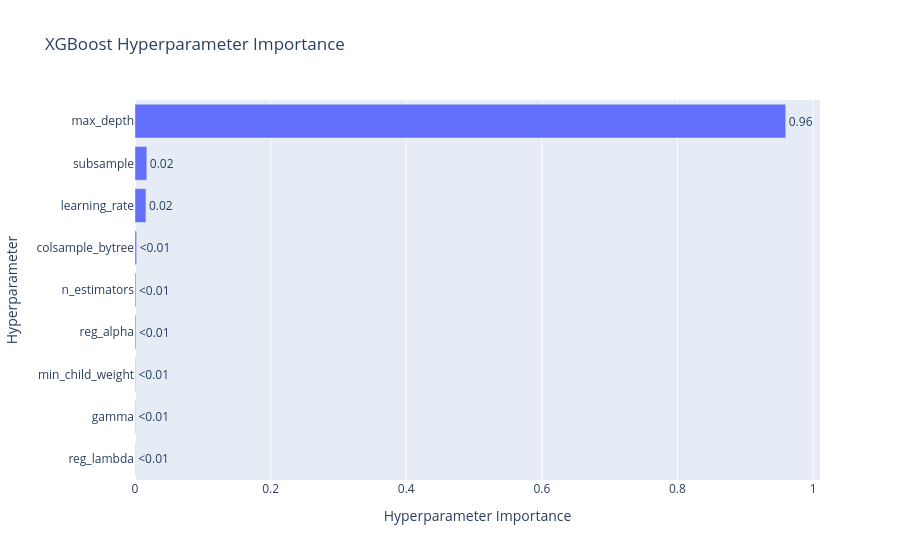

Write notebook code for a chart like this one.
### Code cell
# XGBoost Parameter Importance
fig_xgb_importance = plot_param_importances(study_xgb)
fig_xgb_importance.update_layout(title="XGBoost Hyperparameter Importance")
fig_xgb_importance.show()

### Figure 1 — Plotly figure (JSON) as saved in the notebook; plotly's stock layout.template omitted (floating-point values rounded to 4 significant figures)
{"data": [{"cliponaxis": false, "hovertemplate": ["reg_lambda (FloatDistribution): 0.00033675471940155274<extra></extra>", "gamma (FloatDistribution): 0.0006038631618632982<extra></extra>", "min_child_weight (IntDistribution): 0.0006300219647244442<extra></extra>", "reg_alpha (FloatDistribution): 0.0013589964126172588<extra></extra>", "n_estimators (IntDistribution): 0.0013749237099300263<extra></extra>", "colsample_bytree (FloatDistribution): 0.0024238995638616086<extra></extra>", "learning_rate (FloatDistribution): 0.016135097767626765<extra></extra>", "subsample (FloatDistribution): 0.01742083641584863<extra></extra>", "max_depth (IntDistribution): 0.9597156062841264<extra></extra>"], "name": "Objective Value", "orientation": "h", "text": ["<0.01", "<0.01", "<0.01", "<0.01", "<0.01", "<0.01", "0.02", "0.02", "0.96"], "textposition": "outside", "type": "bar", "x": [0.0003368, 0.0006039, 0.00063, 0.001359, 0.001375, 0.002424, 0.01614, 0.01742, 0.9597], "y": ["reg_lambda", "gamma", "min_child_weight", "reg_alpha", "n_estimators", "colsample_bytree", "learning_rate", "subsample", "max_depth"]}], "layout": {"title": {"text": "XGBoost Hyperparameter Importance"}, "xaxis": {"title": {"text": "Hyperparameter Importance"}}, "yaxis": {"title": {"text": "Hyperparameter"}}}}
